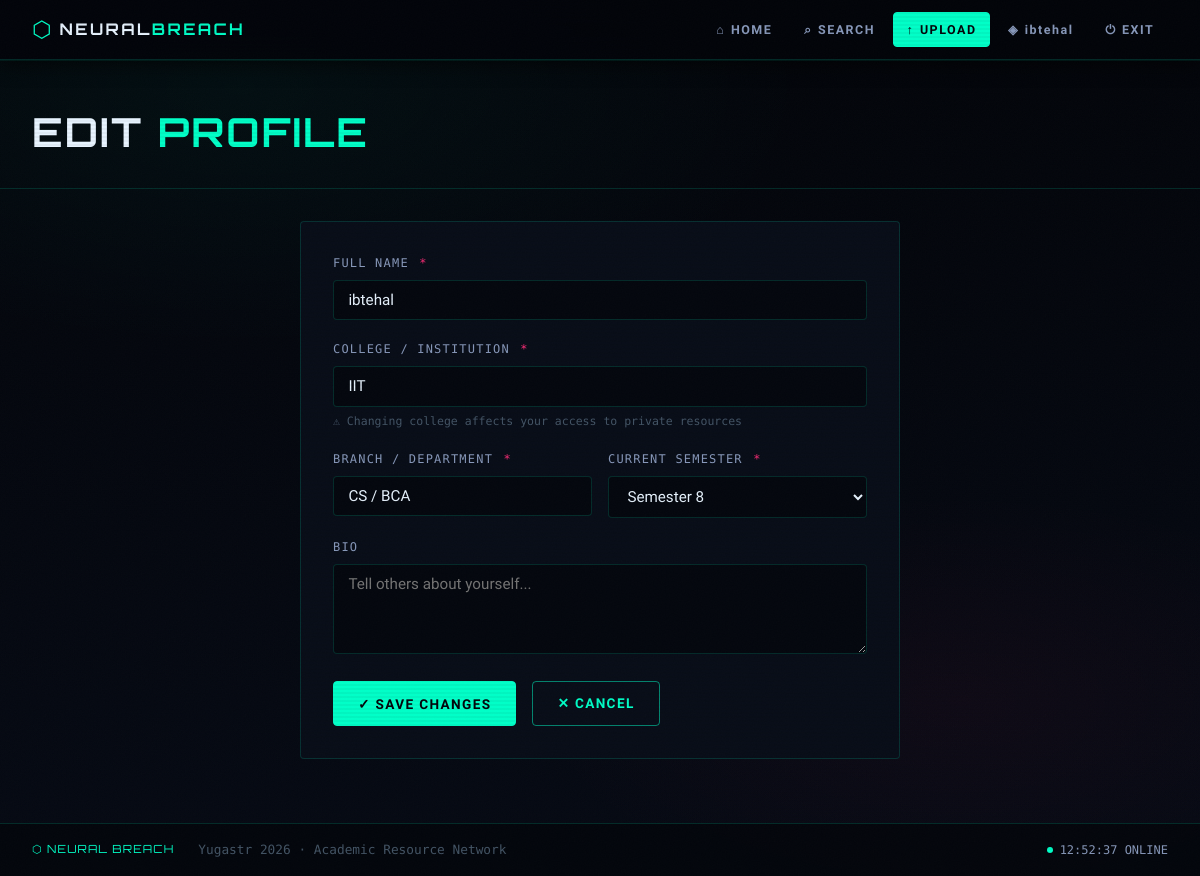
/profile/edit (signed in), run on the app's committed database.
### tables this page shows
CREATE TABLE users (
            id INTEGER PRIMARY KEY AUTOINCREMENT,
            name TEXT NOT NULL,
            email TEXT UNIQUE NOT NULL,
            password_hash TEXT NOT NULL,
            college TEXT NOT NULL,
            branch TEXT NOT NULL,
            semester TEXT NOT NULL,
            bio TEXT DEFAULT '',
            profile_pic TEXT DEFAULT '',
            created_at TIMESTAMP DEFAULT CURRENT_TIMESTAMP
        );

### app.py (the view, shortened to what this page needs)
@app.route('/profile/edit', methods=['GET', 'POST'])
@login_required
def edit_profile():
    user = get_current_user()
    return render_template('edit_profile.html', user=user)

### app.py (called while the page is built)
def get_db():
    conn = sqlite3.connect(DB_PATH)
    conn.row_factory = sqlite3.Row
    conn.execute("PRAGMA foreign_keys = ON")
    return conn

def login_required(f):
    @wraps(f)
    def decorated(*args, **kwargs):
        if 'user_id' not in session:
            flash('Please log in to continue.', 'warning')
            return redirect(url_for('login'))
        return f(*args, **kwargs)
    return decorated

def get_current_user():
    if 'user_id' not in session:
        return None
    conn = get_db()
    user = conn.execute("SELECT * FROM users WHERE id = ?", (session['user_id'],)).fetchone()
    conn.close()
    return user

### templates/edit_profile.html (shortened to what this page needs)
{% extends "base.html" %}
{% block content %}
<div class="page-header">
  <div class="container" style="padding:0">
    <h1 class="fade-up">EDIT <span>PROFILE</span></h1>
  </div>
</div>
<div class="container">
  <div style="max-width:600px; margin:0 auto 3rem;">
    <form method="POST">
      <div class="card" style="padding:2rem;" class="fade-up">
        <div class="form-group">
          <label>FULL NAME <span class="req">*</span></label>
          <input type="text" name="name" value="{{ user.name }}" required>
        </div>
        <div class="form-group">
          <label>COLLEGE / INSTITUTION <span class="req">*</span></label>
          <input type="text" name="college" value="{{ user.college }}" required>
          <div class="form-hint">⚠ Changing college affects your access to private resources</div>
        </div>
        <div class="form-row">
          <div class="form-group">
            <label>BRANCH / DEPARTMENT <span class="req">*</span></label>
            <input type="text" name="branch" value="{{ user.branch }}" required>
          </div>
          <div class="form-group">
            <label>CURRENT SEMESTER <span class="req">*</span></label>
            <select name="semester" required>
              {% for i in range(1, 9) %}
              <option value="{{ i }}" {% if user.semester == i|string %}selected{% endif %}>Semester {{ i }}</option>
              {% endfor %}
            </select>
          </div>
        </div>
        <div class="form-group">
          <label>BIO</label>
          <textarea name="bio" rows="3" placeholder="Tell others about yourself...">{{ user.bio or '' }}</textarea>
        </div>
        <div style="display:flex; gap:1rem; margin-top:0.5rem;">
          <button type="submit" class="btn btn-primary">✓ SAVE CHANGES</button>
          <a href="{{ url_for('profile') }}" class="btn btn-outline">✕ CANCEL</a>
        </div>
      </div>
    </form>
  </div>
</div>
{% endblock %}

### templates/base.html (shortened to what this page needs)
<!DOCTYPE html>
<html lang="en">
<head>
  <link rel="stylesheet" href="{{ url_for('static', filename='css/main.css') }}">
</head>
<body>
  {% if session.user_id %}
  <nav class="navbar">
    <a href="{{ url_for('home') }}" class="nav-brand">
      <span class="brand-icon">⬡</span>
      <span class="brand-text">NEURAL<span class="brand-accent">BREACH</span></span>
    </a>
    <div class="nav-links">
      <a href="{{ url_for('home') }}" class="nav-link {% if request.endpoint == 'home' %}active{% endif %}">
        <span class="nav-icon">⌂</span> HOME
      </a>
      <a href="{{ url_for('search') }}" class="nav-link {% if request.endpoint == 'search' %}active{% endif %}">
        <span class="nav-icon">⌕</span> SEARCH
      </a>
      <a href="{{ url_for('upload') }}" class="nav-link nav-upload {% if request.endpoint == 'upload' %}active{% endif %}">
        <span class="nav-icon">↑</span> UPLOAD
      </a>
      <a href="{{ url_for('profile') }}" class="nav-link {% if request.endpoint == 'profile' %}active{% endif %}">
        <span class="nav-icon">◈</span> {{ session.user_name[:10] }}
      </a>
      <a href="{{ url_for('logout') }}" class="nav-link nav-logout">
        <span class="nav-icon">⏻</span> EXIT
      </a>
    </div>
  </nav>
  {% endif %}
  <main class="main-content">
    {% block content %}{% endblock %}
  </main>
  <footer class="footer">
    <div class="footer-inner">
      <span class="footer-brand">⬡ NEURAL BREACH</span>
      <span class="footer-text">Yugastr 2026 · Academic Resource Network</span>
      <span class="footer-status"> SYSTEM ONLINE</span>
    </div>
  </footer>
</body>
</html>

### data on the page
users: name "ibtehal", college "IIT", branch "CS / BCA", semester "Semester 8"
